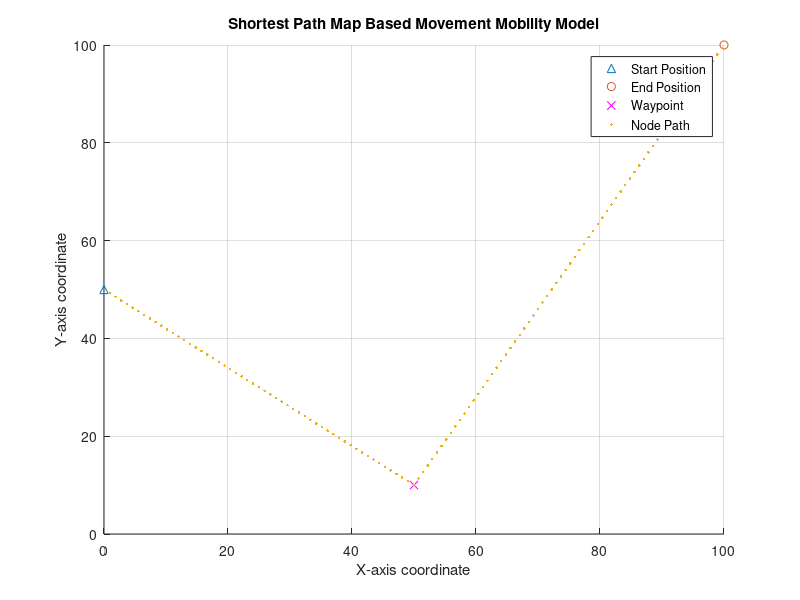

Write MATLAB code to recreate this figure.
clear

path = [1 4 6];
number_of_legs = length(path)-1;
min_speed = 1;
max_speed = 2;
leg_speeds = (max_speed - min_speed).*rand(1,number_of_legs)+min_speed;
map_node_positions = [0,50; 80,90; 30,30; 50,10; 70,30; 100,100; 0,0];
map_path = [0,0];
for node = 1:size(path,2)
    map_path(node,:) = [map_node_positions(path(node),1), map_node_positions(path(node),2)];
end

loop_pos=[];

for leg = 1:number_of_legs
    

%     node_pos = [map_path(leg,1), map_path(leg,2)];
    start_pos = [map_path(leg,1), map_path(leg,2)];
    end_pos = [map_path(leg+1,1), map_path(leg+1,2)];

    current_pos = start_pos;
    % node_pos = current_pos;
%     speed = 2;
    speed = leg_speeds(leg);

    distance_x = end_pos(1) - start_pos(1);
    distance_y = end_pos(2) - start_pos(2);
    if distance_x == 0
        resultant = distance_y;
    elseif distance_y == 0
        resultant = distance_x;
    else
        resultant = sqrt(distance_x^2 + distance_y^2);
    end
    angle = acos(distance_x/resultant);
    movement_x = speed*cos(angle);
    movement_y = speed*sin(angle) * sign(distance_y);

    new_pos = [start_pos(1) + movement_x, start_pos(2) + movement_y];
    node_pos = [start_pos;new_pos];

    step = 1;

        while new_pos(1) ~= end_pos(1) || new_pos(2) ~= end_pos(2)
            step = step + 1;
            current_pos = [node_pos(step,1),node_pos(step,2)];
            distance_x = end_pos(1) - current_pos(1);
            distance_y = end_pos(2) - current_pos(2);
            resultant = sqrt(distance_x^2 + distance_y^2);
            angle = acos(distance_x/resultant);
            movement_x = speed*cos(angle);
            movement_y = speed*sin(angle) * sign(distance_y);

            if current_pos(1) + movement_x <= end_pos(1) && movement_x > 0
                new_pos(1) = current_pos(1) + movement_x;
            elseif current_pos(1) + movement_x >= end_pos(1) && movement_x < 0
                  new_pos(1) = current_pos(1) + movement_x;  
            else
                new_pos(1) = end_pos(1);
            end

            if current_pos(2) + movement_y <= end_pos(2) && movement_y > 0
                new_pos(2) = current_pos(2) + movement_y;
            elseif current_pos(2) + movement_y >= end_pos(2) && movement_y < 0
                new_pos(2) = current_pos(2) + movement_y;
            else
                new_pos(2) = end_pos(2);
            end

            node_pos = [node_pos;new_pos];
        end
        
        loop_pos = [loop_pos;node_pos];
end

main_path = [loop_pos(2:(end-1),1),loop_pos(2:(end-1),2)];
waypoints = [map_path(2:(end-1),1),map_path(2:(end-1),2)];

figure
% plot(node_pos(:,1),node_pos(:,2),'x')
hold on
grid on
plot(loop_pos(1,1),loop_pos(1,2),'^')
plot(loop_pos(end,1),loop_pos(end,2),'o')
plot(waypoints(:,1),waypoints(:,2),'mx')
plot(main_path(:,1),main_path(:,2),'.')
xlim([0 100])
ylim([0 100])
hold off
xlabel('X-axis coordinate')
ylabel('Y-axis coordinate')
title('Shortest Path Map Based Movement Mobility Model')
legend('Start Position', 'End Position', 'Waypoint', 'Node Path', 'Location', 'best')
